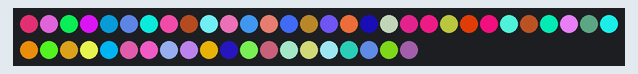
Simulated run of this sketch. Board: Arduino Uno, built with avr-gcc and run on an emulated ATmega328P. Parts: 50 RGB LEDs in strip order, left to right, continuing on the next row. Random numbers use the default seed unless the sketch sets one.

Above: at 0.1 s.
At 4.1 s:
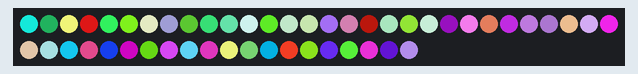
At 9.1 s:
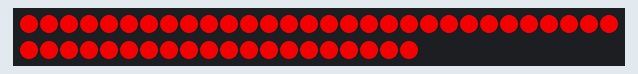
At 19.2 s:
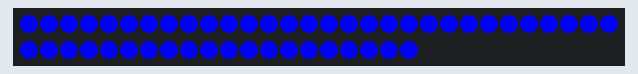
At 28.2 s:
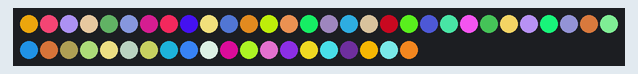
At 38.3 s:
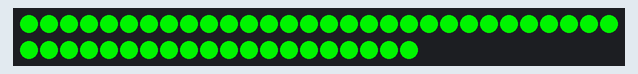

The sketch:

LEDcouleurs.ino
```cpp
#include <Adafruit_NeoPixel.h>

// Parameter 32 = number of pixels in strip
// Parameter 2 = pin number (most are valid)
// Parameter 3 = pixel type flags, add together as needed:
//   NEO_KHZ800  800 KHz bitstream (most NeoPixel products w/WS2812 LEDs)
//   NEO_KHZ400  400 KHz (classic 'v1' (not v2) FLORA pixels, WS2811 drivers)
//   NEO_GRB     Pixels are wired for GRB bitstream (most NeoPixel products)
//   NEO_RGB     Pixels are wired for RGB bitstream (v1 FLORA pixels, not v2)
int X=50;

Adafruit_NeoPixel strip = Adafruit_NeoPixel(X, 10, NEO_GRB + NEO_KHZ800);
void setup() {
  strip.begin();
  strip.show(); // Initialise toute les led à 'off'

}

void loop() {
    for(int i = 0; i < X; i++ ) { // On fait une boucle pour définir la couleur de chaque led
        // setPixelColor(n° de led, Rouge, Vert, Bleu)
        strip.setPixelColor(i, random(0, 223), random(0, 223), random(0, 223));
    }
    strip.show(); // on affiche
    delay(1000);
    for(int i = 0; i < X; i++ ) { // On fait une boucle pour définir la couleur de chaque led
        // setPixelColor(n° de led, Rouge, Vert, Bleu)
    strip.setPixelColor(i, 223, 0, 0);
    }
    strip.show(); // on affiche
    delay(1000);
    for(int i = 0; i < X; i++ ) { // On fait une boucle pour définir la couleur de chaque led
        // setPixelColor(n° de led, Rouge, Vert, Bleu)
    strip.setPixelColor(i, 0, 223, 0);
    }
    strip.show(); // on affiche
    delay(1000);
    for(int i = 0; i < X; i++ ) { // On fait une boucle pour définir la couleur de chaque led
        // setPixelColor(n° de led, Rouge, Vert, Bleu)
    strip.setPixelColor(i, 0, 0, 223);
    }
    strip.show(); // on affiche
    delay(1000);
}
```

Measured:
- what the display in image 1 shows lasts 1.0 s, from 4.0 s to 5.0 s
